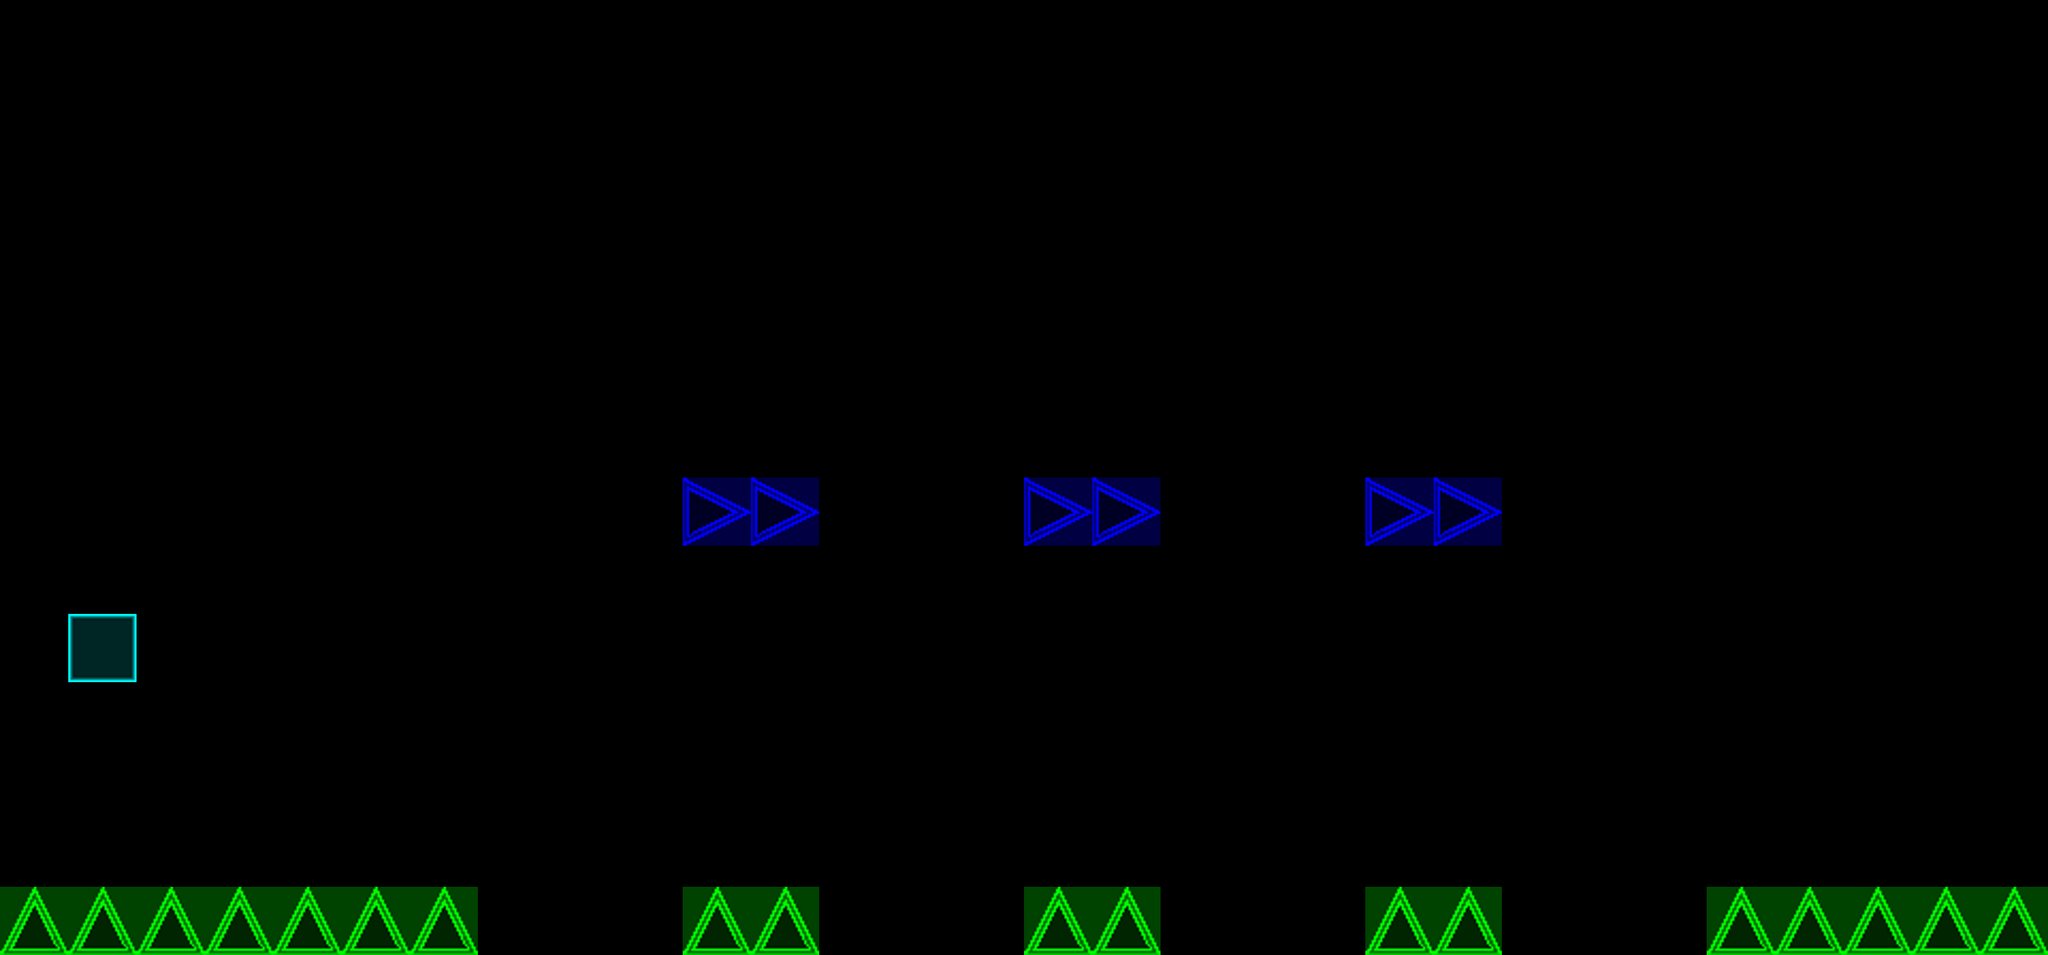

This is a level from a 2D game, rendered from its Tiled map with the project's own tilesets. A one-line summary and the map file follow, with tile-layer data summarised:
An orthogonal 30x14 tile map with 128x128 px tiles, 1 tile layer (Tile Layer 2) and 1 object (Player).

<map version="1.0" orientation="orthogonal" width="30" height="14" tilewidth="128" tileheight="128">
 <tileset firstgid="1" name="sheet" tilewidth="128" tileheight="128">
  <image source="sheet128.png" width="640" height="128" />
 </tileset>
 <layer name="Tile Layer 2" width="30" height="14">
  <data>[420 cells, 25 non-empty, 3 distinct tile ids]</data>
 </layer>
 <objectgroup name="Objects" width="30" height="14">
  <object name="Player" x="3456" y="1280" width="128" height="128" />
 </objectgroup>
</map>
